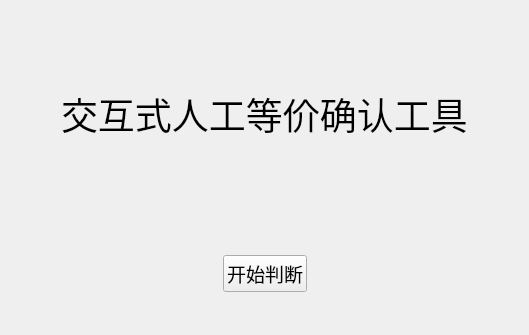
<?xml version="1.0" encoding="UTF-8"?>
<ui version="4.0">
 <class>Widget</class>
 <widget class="QWidget" name="Widget">
  <property name="geometry">
   <rect>
    <x>0</x>
    <y>0</y>
    <width>529</width>
    <height>335</height>
   </rect>
  </property>
  <property name="windowTitle">
   <string>Widget</string>
  </property>
  <layout class="QVBoxLayout" name="verticalLayout">
   <item>
    <layout class="QHBoxLayout" name="horizontalLayout">
     <item>
      <spacer name="horizontalSpacer_2">
       <property name="orientation">
        <enum>Qt::Horizontal</enum>
       </property>
       <property name="sizeHint" stdset="0">
        <size>
         <width>40</width>
         <height>20</height>
        </size>
       </property>
      </spacer>
     </item>
     <item>
      <widget class="QLabel" name="label">
       <property name="text">
        <string>&lt;html&gt;&lt;head/&gt;&lt;body&gt;&lt;p&gt;&lt;span style=&quot; font-size:28pt;&quot;&gt;交互式人工等价确认工具&lt;/span&gt;&lt;/p&gt;&lt;/body&gt;&lt;/html&gt;</string>
       </property>
      </widget>
     </item>
     <item>
      <spacer name="horizontalSpacer">
       <property name="orientation">
        <enum>Qt::Horizontal</enum>
       </property>
       <property name="sizeHint" stdset="0">
        <size>
         <width>40</width>
         <height>20</height>
        </size>
       </property>
      </spacer>
     </item>
    </layout>
   </item>
   <item>
    <layout class="QHBoxLayout" name="horizontalLayout_2">
     <item>
      <spacer name="horizontalSpacer_3">
       <property name="orientation">
        <enum>Qt::Horizontal</enum>
       </property>
       <property name="sizeHint" stdset="0">
        <size>
         <width>40</width>
         <height>100</height>
        </size>
       </property>
      </spacer>
     </item>
     <item>
      <widget class="QPushButton" name="pushButton">
       <property name="font">
        <font>
         <pointsize>14</pointsize>
        </font>
       </property>
       <property name="text">
        <string>开始判断</string>
       </property>
      </widget>
     </item>
     <item>
      <spacer name="horizontalSpacer_4">
       <property name="orientation">
        <enum>Qt::Horizontal</enum>
       </property>
       <property name="sizeHint" stdset="0">
        <size>
         <width>40</width>
         <height>100</height>
        </size>
       </property>
      </spacer>
     </item>
    </layout>
   </item>
  </layout>
 </widget>
 <resources/>
 <connections/>
</ui>
